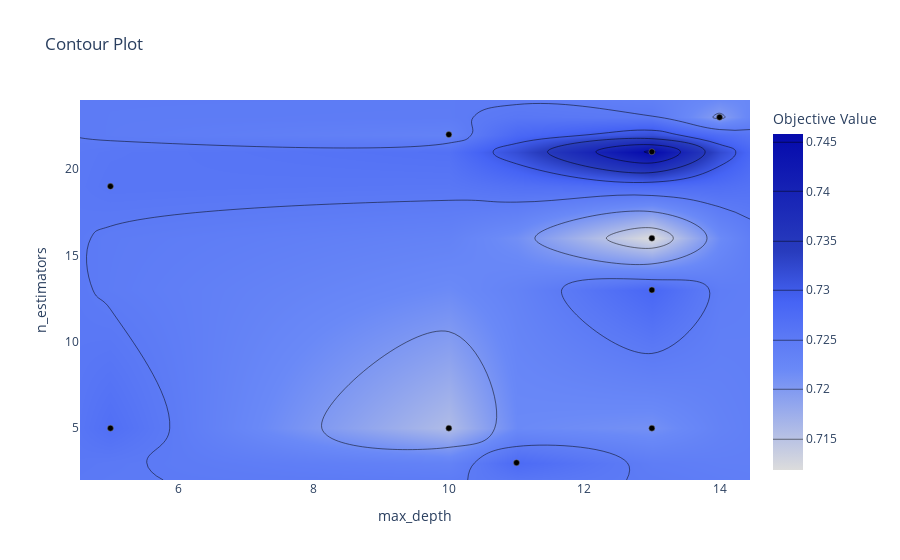

Notebook code for this chart:
### Code cell
# parameter interactions on an interactive chart.
optuna.visualization.plot_contour(study, params=['n_estimators','max_depth'])

### Figure 1 — Plotly figure (JSON) as saved in the notebook; plotly's stock layout.template omitted (floating-point values rounded to 4 significant figures)
{"data": [{"colorbar": {"title": {"text": "Objective Value"}}, "colorscale": [[0, "rgb(5,10,172)"], [0.35, "rgb(40,60,190)"], [0.5, "rgb(70,100,245)"], [0.6, "rgb(90,120,245)"], [0.7, "rgb(106,137,247)"], [1, "rgb(220,220,220)"]], "connectgaps": true, "contours": {"coloring": "heatmap"}, "hoverinfo": "none", "line": {"smoothing": 1.3}, "reversescale": true, "type": "contour", "x": [4.55, 5, 10, 11, 13, 14, 14.45], "y": [2, 3, 5, 13, 16, 19, 21, 22, 23, 24], "z": [[null, null, null, null, null, null, null], [null, null, null, 0.7277, null, null, null], [null, 0.7269, 0.7158, null, 0.7211, null, null], [null, null, null, null, 0.7283, null, null], [null, null, null, null, 0.7118, null, null], [null, 0.7258, null, null, null, null, null], [null, null, null, null, 0.7458, null, null], [null, null, 0.7234, null, null, null, null], [null, null, null, null, null, 0.7194, null], [null, null, null, null, null, null, null]]}, {"marker": {"color": "black", "line": {"color": "Grey", "width": 0.5}}, "mode": "markers", "showlegend": false, "type": "scatter", "x": [10, 10, 13, 14, 11, 5, 13, 13, 13, 5], "y": [22, 5, 21, 23, 3, 19, 13, 16, 5, 5]}], "layout": {"title": {"text": "Contour Plot"}, "xaxis": {"range": [4.55, 14.45], "title": {"text": "max_depth"}}, "yaxis": {"range": [2, 24], "title": {"text": "n_estimators"}}}}
